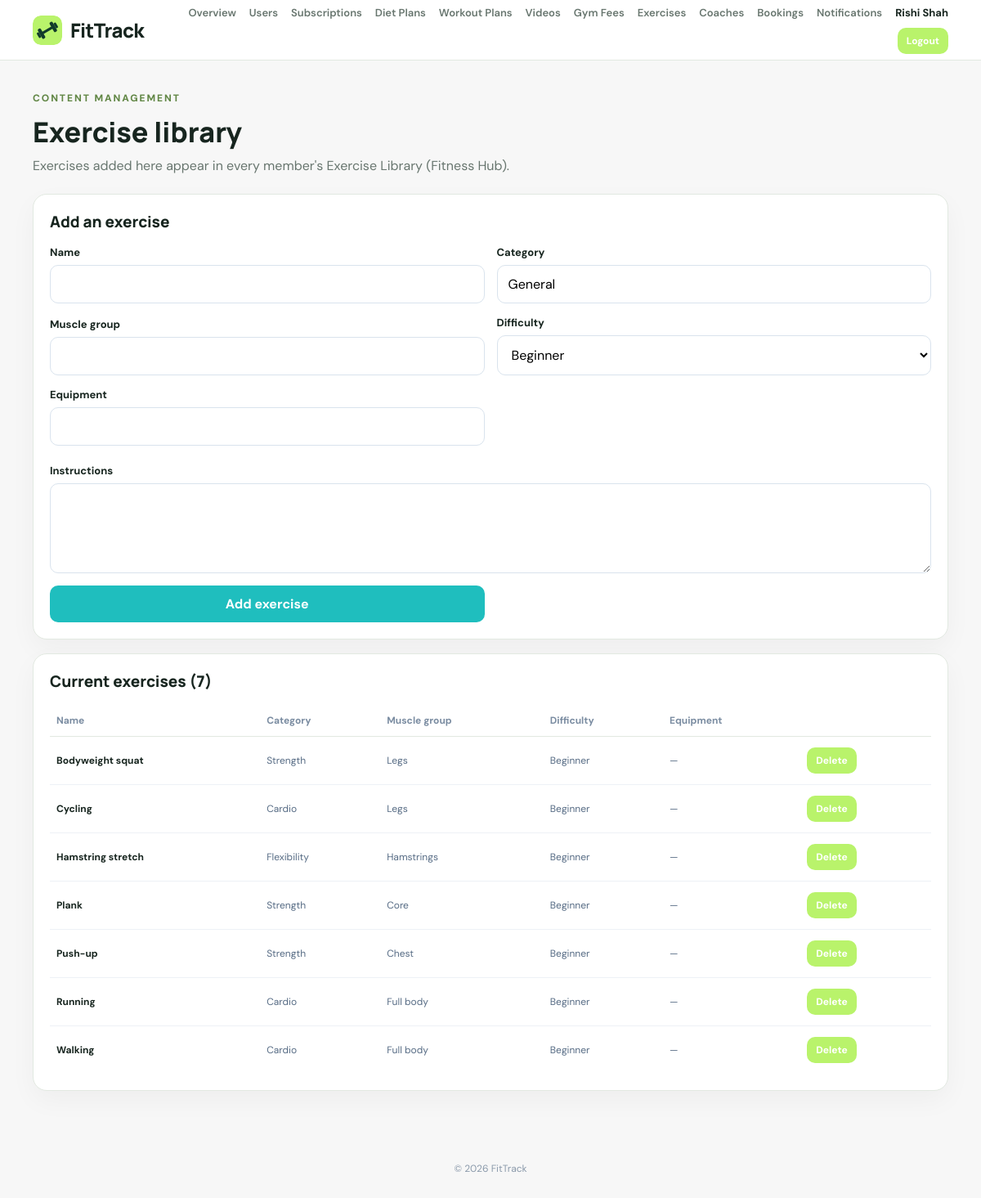
/admin/exercises.php (signed in), run on the app's committed database.
### tables this page shows
CREATE TABLE `exercises` (
  `id` bigint(20) UNSIGNED NOT NULL,
  `name` varchar(150) NOT NULL,
  `category` varchar(50) NOT NULL,
  `muscle_group` varchar(100) DEFAULT NULL,
  `difficulty` enum('beginner','intermediate','advanced') NOT NULL DEFAULT 'beginner',
  `equipment` varchar(120) DEFAULT NULL,
  `instructions` text DEFAULT NULL,
  `created_at` timestamp NOT NULL DEFAULT current_timestamp()
);

### admin/exercises.php (the view, shortened to what this page needs)
<?php
require_once __DIR__ . '/../includes/auth.php';
$exercises = $pdo->query('SELECT id, name, category, muscle_group, difficulty, equipment FROM exercises ORDER BY name')->fetchAll();
require __DIR__ . '/../includes/header.php';
?>
<section class="page-heading">
    <div>
        <p class="eyebrow">CONTENT MANAGEMENT</p>
        <h1>Exercise library</h1>
        <p>Exercises added here appear in every member's Exercise Library (Fitness Hub).</p>
    </div>
</section>
<section class="panel">
    <h2>Add an exercise</h2>
    <form method="post" class="form-grid">
        <div><label>Name</label><input name="name" maxlength="150" required></div>
        <div><label>Category</label><input name="category" maxlength="80" value="General"></div>
        <div><label>Muscle group</label><input name="muscle_group" maxlength="100"></div>
        <div>
            <label>Difficulty</label>
            <select name="difficulty">
                <option value="beginner">Beginner</option>
            </select>
        </div>
        <div><label>Equipment</label><input name="equipment" maxlength="120"></div>
        <div class="full"><label>Instructions</label><textarea name="instructions" rows="4"></textarea></div>
        <div><button class="button" type="submit">Add exercise</button></div>
    </form>
</section>
<section class="panel">
    <h2>Current exercises (<?= count($exercises) ?>)</h2>
    <?php if (!$exercises): ?>
        <p>No exercises yet.</p>
    <?php else: ?>
        <div class="table-wrap">
            <table>
                <thead><tr><th>Name</th><th>Category</th><th>Muscle group</th><th>Difficulty</th><th>Equipment</th><th></th></tr></thead>
                <tbody>
                <?php foreach ($exercises as $x): ?>
                    <tr>
                        <td><strong><?= e($x['name']) ?></strong></td>
                        <td><?= e($x['category']) ?></td>
                        <td><?= e($x['muscle_group'] ?: '—') ?></td>
                        <td><?= e(ucfirst($x['difficulty'])) ?></td>
                        <td><?= e($x['equipment'] ?: '—') ?></td>
                        <td>
                            <form method="post" onsubmit="return confirm('Delete this exercise?');">
                                <button class="btn btn-small" type="submit">Delete</button>
                            </form>
                        </td>
                    </tr>
                <?php endforeach; ?>
                </tbody>
            </table>
        </div>
    <?php endif; ?>
</section>
<?php require __DIR__ . '/../includes/footer.php'; ?>

### assets/css/style.css (style rules this page uses)
:root { --green: #12c115; --green-dark: #8f0b13; --ink: #171717; --muted: #737373; --line: #e5e5e5; --bg: #f7f7f7; --white: #fff; --red: #b42318; --shadow: 0 12px 32px #1717170a; }
* { box-sizing: border-box; }
body { margin: 0; background: var(--bg); color: var(--ink); font-family: 'DM Sans', Arial, sans-serif; }
button, input, select, textarea { font: inherit; }
.button { display: inline-flex; justify-content: center; align-items: center; gap: 8px; border: 0; border-radius: 10px; background: rgb(31, 190, 190); color: white; padding: 12px 17px; font-weight: 700; cursor: pointer; }
.eyebrow { font-size: 12px; letter-spacing: 1.5px; font-weight: 800; text-transform: uppercase; color: var(--green); margin: 0 0 13px; }
.role-card, .panel, .auth-card, .stat { background: #fff; border: 1px solid var(--line); border-radius: 17px; box-shadow: var(--shadow); }
.full { width: 100%; margin-top: 7px; }
.panel { padding: 20px; margin-bottom: 17px; min-width: 0; }
.table-wrap { overflow-x: auto; }
table { width: 100%; border-collapse: collapse; font-size: 12px; min-width: 420px; }
th { text-align: left; color: #7a8ca1; padding: 11px 8px; border-bottom: 1px solid var(--line); }
td { padding: 13px 8px; border-bottom: 1px solid #edf1f6; color: #566b84; }
td strong { color: var(--ink); }
tbody tr:last-child td { border-bottom: 0; }
.btn { display: inline-flex; justify-content: center; align-items: center; gap: 8px; border: 0; border-radius: 10px; background: var(--green); color: #fff; padding: 11px 16px; font-weight: 700; cursor: pointer; }
.btn-small { padding: 8px 11px; font-size: 12px; }
.page-heading { display: flex; align-items: center; justify-content: space-between; gap: 16px; margin: 0 0 22px; }
.page-heading h1 { font: 800 clamp(25px, 3vw, 34px)/1.2 Manrope, sans-serif; margin: 0 0 8px; }
.page-heading p:not(.eyebrow) { color: var(--muted); margin: 0; line-height: 1.6; }
.panel h2 { font: 800 19px Manrope, sans-serif; margin: 0 0 16px; }
.form-grid { display: grid; grid-template-columns: repeat(2, minmax(0, 1fr)); gap: 15px; align-items: end; }
.form-grid>div { min-width: 0; display: grid; gap: 7px; }
.form-grid .full { grid-column: 1/-1; }
.form-grid label { font-size: 13px; font-weight: 700; }
.form-grid input, .form-grid select, .form-grid textarea { width: 100%; min-width: 0; padding: 12px 13px; border: 1px solid #d9e3ed; border-radius: 10px; background: #fff; outline: none; }
:root { --green: #c1121f; --green-dark: #8f0b13; --ink: #171717; --muted: #737373; --line: #e5e5e5; --bg: #f7f7f7; }
:root { --ft-green:#166534; --ft-green-dark:#123b2b; --ft-green-soft:#e7f5ec; --ft-border:#d7e8dc; }
body { --primary:var(--ft-green); }

### assets/css/style2.css (style rules this page uses)
:root { --ink:#17251f;--muted:#68766f;--green:#b9f36b;--deep:#12241d;--paper:#f6f8f4;--line:#e2e9e1 }
.eyebrow { font-size:12px;letter-spacing:.16em;font-weight:800;color:#628746 }
:root { --ft-green:#166534; --ft-green-dark:#123b2b; --ft-green-soft:#e7f5ec; --ft-border:#d7e8dc; }
body { --primary:var(--ft-green); }

### data on the page
exercises: name "Bodyweight squat", category "Strength", muscle_group "Legs", difficulty "Beginner", equipment "—"
exercises: name "Cycling", category "Cardio", muscle_group "Legs", difficulty "Beginner", equipment "—"
exercises: name "Hamstring stretch", category "Flexibility", muscle_group "Hamstrings", difficulty "Beginner", equipment "—"
exercises: name "Plank", category "Strength", muscle_group "Core", difficulty "Beginner", equipment "—"
exercises: name "Push-up", category "Strength", muscle_group "Chest", difficulty "Beginner", equipment "—"
exercises: name "Running", category "Cardio", muscle_group "Full body", difficulty "Beginner", equipment "—"
exercises: name "Walking", category "Cardio", muscle_group "Full body", difficulty "Beginner", equipment "—"

### other printed values
escapeHtml($_SESSION['user_name'] ?? 'Admin') "Rishi Shah"
count($exercises) "7"
